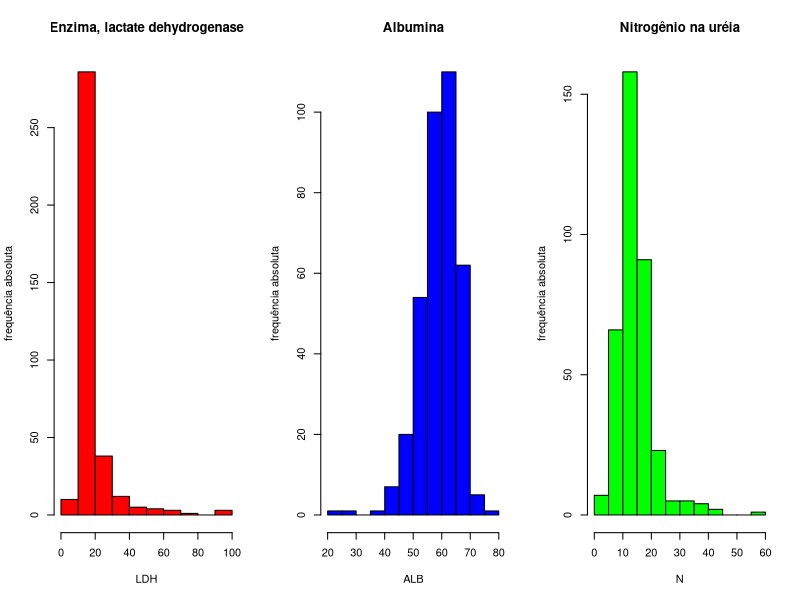
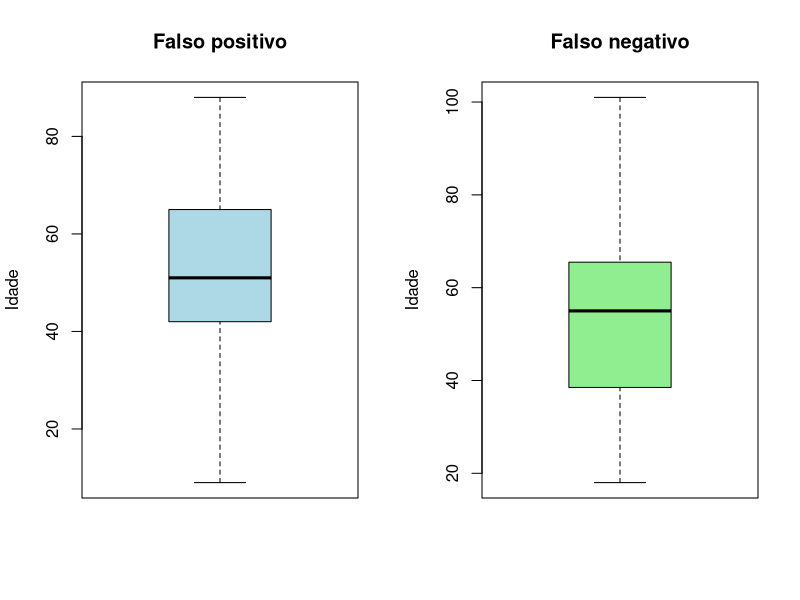

Write R code to recreate these figures, in order.
#1. Abra o arquivo cancer.txt como um data frame e faça um sumário estatístico dos dados.
arq <- read.table(file = "cancer.txt", header = T);arq
summary(arq)
##########################################################################
#2. Faça o histograma das variáveis LDH, ALB e N. Use a descrição da coluna como título de cada um. Use cores diferentes.

#ajustar os parâmetros de gráficos
par(mfrow=c(1, 3))

hist(
  arq[, 'LDH'], 
  main = "Enzima, lactate dehydrogenase", 
  xlab = "LDH",
  ylab = "frequência absoluta",
  col = 'red'
)

hist(
  arq[, 'ALB'],
  main = "Albumina",
  xlab = "ALB",
  ylab = "frequência absoluta",
  col = "blue"
)

hist(
  arq[, 'N'],
  main = "Nitrogênio na uréia",
  xlab = "N",
  ylab = "frequência absoluta",
  col = "green"
)
par(mfrow=c(1, 1))
############################################################
#3. Médicos afirmam que o grupo dos falso positivos é mais jovem do que o dos falso negativos. O que você diria a respeito? Justifique sua resposta baseando-se em gráficos e medidas de tendência central.
#fazer um boxplot para cada grupo
#e verificar o resultado de summary para cada grupo

par(mfrow = c(1, 2))
#idade dos falsos positivos: 4
boxplot(
  arq[arq$Grupo==4, 'Idade'],
  main = "Falso positivo",
  ylab = 'Idade',
  col = "lightblue"
)

#idade dos falsos negativos: 1
boxplot(
  arq[arq$Grupo==1, 'Idade'],
  main = "Falso negativo",
  ylab = "Idade",
  col = 'lightgreen'
)

summary(arq[arq$Grupo==4, 'Idade'])
summary(arq[arq$Grupo==1, 'Idade'])

par(mfrow = c(1, 1))
############################################################
#4. Compare a glicose dos pacientes falso positivos e dos falso negativos. Para isso, use a média, a mediana, a variância e o desvio padrão. 

gfp <- arq[arq$Grupo==4, 'GL'];gfp

gfn <- arq[arq$Grupo==1, 'GL']; gfn

s <- sprintf(
  "Resultados\nMédia(gfp): %.2f\nMédia(gfn): %.2f\nMediana(gfp): %.2f\nMediana(gfn): %.2f\nVariância(gfp): %.2f\nVariância(gfn): %.2f\nDesvio padrão(gfp): %.2f\nDesvio padrão(gfn): %.2f\n",
  mean(gfp),
  mean(gfn),
  median(gfp),
  median(gfn),
  var(gfp),
  var(gfn),
  sd(gfp),
  sd(gfn)
)

print(s)

s

cat(s)
############################################################
#5.  Obtenha as medidas de posição e variabilidade para a variável Idade do conjunto de dados como um todo. Façamos um teste com arq['Idade'] para ver o problema quando manipulamos um dataframe
arq['Idade']
class(arq['Idade'])
mean(arq['Idade'])

arq[, 'Idade']
class(arq[, 'Idade'])

mean (arq[, 'Idade'])

idade_tot <- arq$Idade;idade_tot
class(idade_tot)

s_idade_total <- sprintf(
  'Média: %.2f\nMediana: %.2f\nVariância: %.2f\nDesvio padrão: %.2f\n',
  mean(idade_tot),
  median(idade_tot),
  var(idade_tot),
  sd(idade_tot)
)
cat(s_idade_total)





